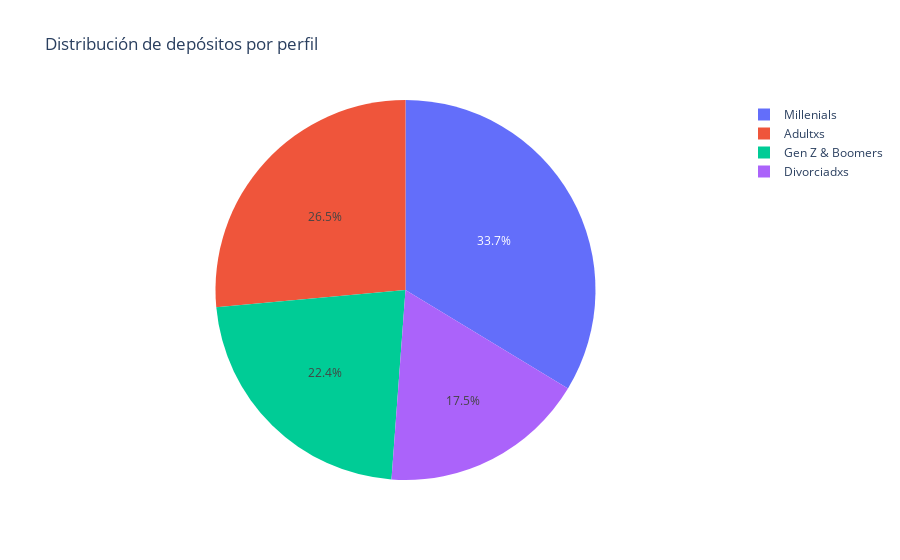

The code cell stored with this chart in its notebook:
### Code cell
grupos_df = grupos.reset_index()
grupos_df.columns = ['Perfil', 'Cantidad']

fig = px.pie(grupos_df, names='Perfil', values='Cantidad', title='Distribución de depósitos por perfil')
fig.show()

### Figure 1 — Plotly figure (JSON) as saved in the notebook; plotly's stock layout.template omitted (floating-point values rounded to 4 significant figures)
{"data": [{"domain": {"x": [0, 1], "y": [0, 1]}, "hovertemplate": "Perfil=%{label}<br>Cantidad=%{value}<extra></extra>", "labels": ["Adultxs", "Divorciadxs", "Gen Z & Boomers", "Millenials"], "legendgroup": "", "name": "", "showlegend": true, "type": "pie", "values": [2036, 1347, 1722, 2592]}], "layout": {"legend": {"tracegroupgap": 0}, "title": {"text": "Distribución de depósitos por perfil"}}}
